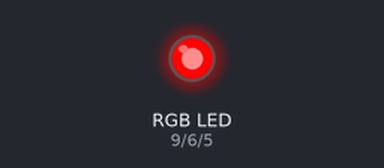
Simulated run of this sketch. Board: Arduino Uno, built with avr-gcc and run on an emulated ATmega328P. On the bench: an RGB LED mixed from three pins (HIGH = lit).

Above: at 0.05 s.
At 1.85 s:
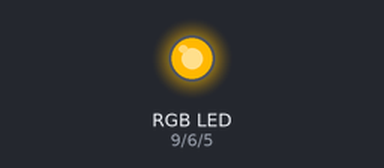
At 3.75 s:
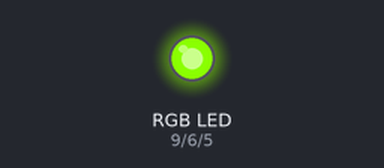
At 7.45 s:
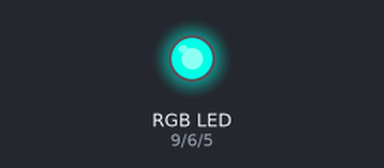
At 11.15 s:
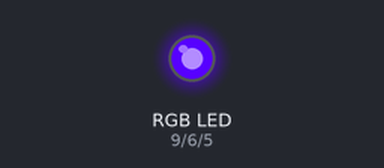
At 14.85 s:
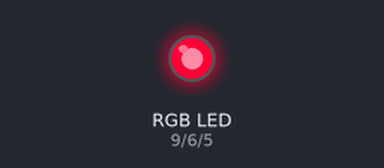
Timing chart, 0 to 20.0 s (numbered marks = the images above):
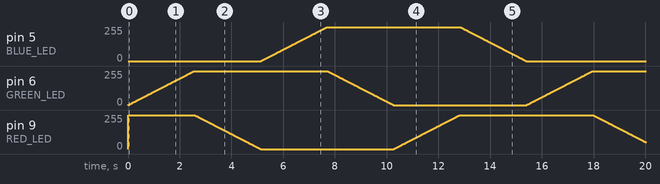

The sketch:

mode2Final.ino.ino
```cpp
//define pins for the red, green and blue LEDs
#define RED_LED 9
#define BLUE_LED 5
#define GREEN_LED 6


void setup() {
  //set up pins to output.
  pinMode(GREEN_LED, OUTPUT);
  pinMode(RED_LED, OUTPUT);
  pinMode(BLUE_LED, OUTPUT);

}


void loop(){

for (int i=0;i<256;i++)
{
  analogWrite(GREEN_LED,i);
  analogWrite(RED_LED, 255);
  analogWrite(BLUE_LED, 0);
  delay(10);
}
for (int i=255;i>=0;i--)
{
  analogWrite(GREEN_LED,255);
  analogWrite(RED_LED, i);
  analogWrite(BLUE_LED, 0);
    delay(10);

}


for (int i=0;i<256;i++)
{
  analogWrite(GREEN_LED,255);
  analogWrite(RED_LED, 0);
  analogWrite(BLUE_LED, i);
      delay(10);

}


for (int i=255;i>=0;i--)
{
  analogWrite(GREEN_LED,i);
  analogWrite(RED_LED, 0);
  analogWrite(BLUE_LED, 255);
      delay(10);

}

for (int i=0;i<256;i++)
{
  analogWrite(GREEN_LED,0);
  analogWrite(RED_LED, i);
  analogWrite(BLUE_LED, 255);
      delay(10);

}
for (int i=255;i>=0;i--)
{
  analogWrite(GREEN_LED,0);
  analogWrite(RED_LED, 255);
  analogWrite(BLUE_LED, i);
      delay(10);

}

}
```
